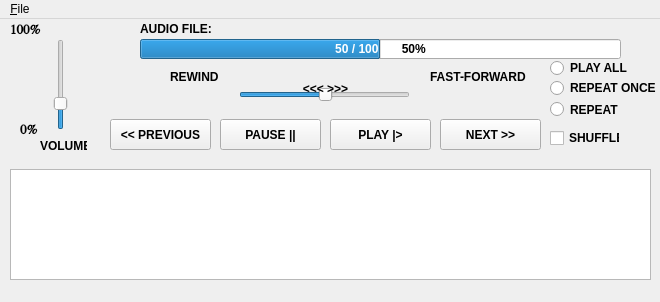
<?xml version="1.0" encoding="UTF-8"?>
<ui version="4.0">
 <class>MainWindow</class>
 <widget class="QMainWindow" name="MainWindow">
  <property name="geometry">
   <rect>
    <x>0</x>
    <y>0</y>
    <width>660</width>
    <height>302</height>
   </rect>
  </property>
  <property name="minimumSize">
   <size>
    <width>660</width>
    <height>302</height>
   </size>
  </property>
  <property name="maximumSize">
   <size>
    <width>660</width>
    <height>302</height>
   </size>
  </property>
  <property name="windowTitle">
   <string>MainWindow</string>
  </property>
  <property name="layoutDirection">
   <enum>Qt::LeftToRight</enum>
  </property>
  <widget class="QWidget" name="centralwidget">
   <widget class="QPushButton" name="PlayButton">
    <property name="geometry">
     <rect>
      <x>330</x>
      <y>100</y>
      <width>101</width>
      <height>31</height>
     </rect>
    </property>
    <property name="minimumSize">
     <size>
      <width>101</width>
      <height>31</height>
     </size>
    </property>
    <property name="maximumSize">
     <size>
      <width>101</width>
      <height>31</height>
     </size>
    </property>
    <property name="font">
     <font>
      <weight>75</weight>
      <bold>true</bold>
     </font>
    </property>
    <property name="text">
     <string>PLAY |&gt;</string>
    </property>
   </widget>
   <widget class="QPushButton" name="PauseButton">
    <property name="geometry">
     <rect>
      <x>220</x>
      <y>100</y>
      <width>101</width>
      <height>31</height>
     </rect>
    </property>
    <property name="minimumSize">
     <size>
      <width>101</width>
      <height>31</height>
     </size>
    </property>
    <property name="maximumSize">
     <size>
      <width>101</width>
      <height>31</height>
     </size>
    </property>
    <property name="font">
     <font>
      <weight>75</weight>
      <bold>true</bold>
     </font>
    </property>
    <property name="text">
     <string>PAUSE ||</string>
    </property>
   </widget>
   <widget class="QProgressBar" name="ProgressBar">
    <property name="geometry">
     <rect>
      <x>140</x>
      <y>20</y>
      <width>481</width>
      <height>20</height>
     </rect>
    </property>
    <property name="font">
     <font>
      <weight>75</weight>
      <bold>true</bold>
     </font>
    </property>
    <property name="layoutDirection">
     <enum>Qt::LeftToRight</enum>
    </property>
    <property name="autoFillBackground">
     <bool>false</bool>
    </property>
    <property name="value">
     <number>50</number>
    </property>
    <property name="alignment">
     <set>Qt::AlignBottom|Qt::AlignRight|Qt::AlignTrailing</set>
    </property>
    <property name="textVisible">
     <bool>true</bool>
    </property>
    <property name="orientation">
     <enum>Qt::Horizontal</enum>
    </property>
    <property name="invertedAppearance">
     <bool>false</bool>
    </property>
    <property name="textDirection">
     <enum>QProgressBar::TopToBottom</enum>
    </property>
    <property name="format">
     <string>%v / %m       %p%</string>
    </property>
   </widget>
   <widget class="QSlider" name="ShuttleSlider">
    <property name="geometry">
     <rect>
      <x>239</x>
      <y>60</y>
      <width>171</width>
      <height>31</height>
     </rect>
    </property>
    <property name="minimumSize">
     <size>
      <width>171</width>
      <height>31</height>
     </size>
    </property>
    <property name="maximumSize">
     <size>
      <width>171</width>
      <height>31</height>
     </size>
    </property>
    <property name="sliderPosition">
     <number>50</number>
    </property>
    <property name="orientation">
     <enum>Qt::Horizontal</enum>
    </property>
   </widget>
   <widget class="QSlider" name="VolumeSlider">
    <property name="geometry">
     <rect>
      <x>40</x>
      <y>20</y>
      <width>41</width>
      <height>91</height>
     </rect>
    </property>
    <property name="minimumSize">
     <size>
      <width>41</width>
      <height>91</height>
     </size>
    </property>
    <property name="maximumSize">
     <size>
      <width>41</width>
      <height>91</height>
     </size>
    </property>
    <property name="value">
     <number>25</number>
    </property>
    <property name="orientation">
     <enum>Qt::Vertical</enum>
    </property>
   </widget>
   <widget class="QRadioButton" name="RepeatOnceRadioButton">
    <property name="enabled">
     <bool>true</bool>
    </property>
    <property name="geometry">
     <rect>
      <x>550</x>
      <y>60</y>
      <width>111</width>
      <height>18</height>
     </rect>
    </property>
    <property name="minimumSize">
     <size>
      <width>111</width>
      <height>18</height>
     </size>
    </property>
    <property name="maximumSize">
     <size>
      <width>111</width>
      <height>18</height>
     </size>
    </property>
    <property name="font">
     <font>
      <weight>75</weight>
      <bold>true</bold>
     </font>
    </property>
    <property name="text">
     <string>REPEAT ONCE</string>
    </property>
   </widget>
   <widget class="QLabel" name="shuttleArrowsLabel">
    <property name="geometry">
     <rect>
      <x>190</x>
      <y>60</y>
      <width>271</width>
      <height>20</height>
     </rect>
    </property>
    <property name="minimumSize">
     <size>
      <width>271</width>
      <height>20</height>
     </size>
    </property>
    <property name="maximumSize">
     <size>
      <width>271</width>
      <height>20</height>
     </size>
    </property>
    <property name="font">
     <font>
      <weight>75</weight>
      <bold>true</bold>
     </font>
    </property>
    <property name="layoutDirection">
     <enum>Qt::LeftToRight</enum>
    </property>
    <property name="text">
     <string>&lt;&lt;&lt;                                                          &gt;&gt;&gt;</string>
    </property>
    <property name="alignment">
     <set>Qt::AlignCenter</set>
    </property>
   </widget>
   <widget class="QCheckBox" name="ShuffleCheckbox">
    <property name="geometry">
     <rect>
      <x>550</x>
      <y>110</y>
      <width>70</width>
      <height>18</height>
     </rect>
    </property>
    <property name="minimumSize">
     <size>
      <width>70</width>
      <height>18</height>
     </size>
    </property>
    <property name="maximumSize">
     <size>
      <width>70</width>
      <height>18</height>
     </size>
    </property>
    <property name="font">
     <font>
      <weight>75</weight>
      <bold>true</bold>
     </font>
    </property>
    <property name="text">
     <string>SHUFFLE</string>
    </property>
   </widget>
   <widget class="QRadioButton" name="RepeatRadioButton">
    <property name="geometry">
     <rect>
      <x>550</x>
      <y>80</y>
      <width>71</width>
      <height>21</height>
     </rect>
    </property>
    <property name="minimumSize">
     <size>
      <width>71</width>
      <height>21</height>
     </size>
    </property>
    <property name="maximumSize">
     <size>
      <width>71</width>
      <height>21</height>
     </size>
    </property>
    <property name="font">
     <font>
      <weight>75</weight>
      <bold>true</bold>
     </font>
    </property>
    <property name="text">
     <string>REPEAT</string>
    </property>
   </widget>
   <widget class="QPushButton" name="PreviousButton">
    <property name="geometry">
     <rect>
      <x>110</x>
      <y>100</y>
      <width>101</width>
      <height>31</height>
     </rect>
    </property>
    <property name="minimumSize">
     <size>
      <width>101</width>
      <height>31</height>
     </size>
    </property>
    <property name="maximumSize">
     <size>
      <width>101</width>
      <height>31</height>
     </size>
    </property>
    <property name="font">
     <font>
      <weight>75</weight>
      <bold>true</bold>
     </font>
    </property>
    <property name="text">
     <string>&lt;&lt; PREVIOUS</string>
    </property>
   </widget>
   <widget class="QPushButton" name="NextButton">
    <property name="geometry">
     <rect>
      <x>440</x>
      <y>100</y>
      <width>101</width>
      <height>31</height>
     </rect>
    </property>
    <property name="minimumSize">
     <size>
      <width>101</width>
      <height>31</height>
     </size>
    </property>
    <property name="maximumSize">
     <size>
      <width>101</width>
      <height>31</height>
     </size>
    </property>
    <property name="font">
     <font>
      <weight>75</weight>
      <bold>true</bold>
     </font>
    </property>
    <property name="text">
     <string>NEXT &gt;&gt;</string>
    </property>
   </widget>
   <widget class="QLabel" name="fastForwardLabel">
    <property name="geometry">
     <rect>
      <x>430</x>
      <y>50</y>
      <width>101</width>
      <height>16</height>
     </rect>
    </property>
    <property name="minimumSize">
     <size>
      <width>101</width>
      <height>16</height>
     </size>
    </property>
    <property name="maximumSize">
     <size>
      <width>101</width>
      <height>16</height>
     </size>
    </property>
    <property name="font">
     <font>
      <weight>75</weight>
      <bold>true</bold>
     </font>
    </property>
    <property name="text">
     <string>FAST-FORWARD</string>
    </property>
   </widget>
   <widget class="QLabel" name="volumeLabel">
    <property name="geometry">
     <rect>
      <x>40</x>
      <y>120</y>
      <width>47</width>
      <height>14</height>
     </rect>
    </property>
    <property name="minimumSize">
     <size>
      <width>47</width>
      <height>14</height>
     </size>
    </property>
    <property name="maximumSize">
     <size>
      <width>47</width>
      <height>14</height>
     </size>
    </property>
    <property name="font">
     <font>
      <weight>75</weight>
      <bold>true</bold>
     </font>
    </property>
    <property name="text">
     <string>VOLUME</string>
    </property>
   </widget>
   <widget class="QLabel" name="volumePlusLabel">
    <property name="geometry">
     <rect>
      <x>10</x>
      <y>0</y>
      <width>41</width>
      <height>21</height>
     </rect>
    </property>
    <property name="minimumSize">
     <size>
      <width>41</width>
      <height>21</height>
     </size>
    </property>
    <property name="maximumSize">
     <size>
      <width>41</width>
      <height>21</height>
     </size>
    </property>
    <property name="font">
     <font>
      <family>Symbol</family>
      <pointsize>10</pointsize>
      <weight>75</weight>
      <bold>true</bold>
     </font>
    </property>
    <property name="text">
     <string>100%</string>
    </property>
   </widget>
   <widget class="QLabel" name="volumeMinusLabel">
    <property name="geometry">
     <rect>
      <x>20</x>
      <y>100</y>
      <width>21</width>
      <height>21</height>
     </rect>
    </property>
    <property name="font">
     <font>
      <family>Symbol</family>
      <pointsize>10</pointsize>
      <weight>75</weight>
      <bold>true</bold>
     </font>
    </property>
    <property name="text">
     <string>0%</string>
    </property>
   </widget>
   <widget class="QLabel" name="rewindLabel">
    <property name="geometry">
     <rect>
      <x>170</x>
      <y>50</y>
      <width>51</width>
      <height>16</height>
     </rect>
    </property>
    <property name="minimumSize">
     <size>
      <width>51</width>
      <height>16</height>
     </size>
    </property>
    <property name="maximumSize">
     <size>
      <width>51</width>
      <height>16</height>
     </size>
    </property>
    <property name="font">
     <font>
      <weight>75</weight>
      <bold>true</bold>
     </font>
    </property>
    <property name="text">
     <string>REWIND</string>
    </property>
   </widget>
   <widget class="QLabel" name="audioFilenameLabel">
    <property name="geometry">
     <rect>
      <x>140</x>
      <y>0</y>
      <width>71</width>
      <height>20</height>
     </rect>
    </property>
    <property name="font">
     <font>
      <weight>75</weight>
      <bold>true</bold>
     </font>
    </property>
    <property name="text">
     <string>AUDIO FILE:</string>
    </property>
   </widget>
   <widget class="QLabel" name="audioFileLabel">
    <property name="geometry">
     <rect>
      <x>210</x>
      <y>0</y>
      <width>451</width>
      <height>20</height>
     </rect>
    </property>
    <property name="text">
     <string/>
    </property>
   </widget>
   <widget class="QRadioButton" name="PlayAllRadioButton">
    <property name="geometry">
     <rect>
      <x>550</x>
      <y>40</y>
      <width>83</width>
      <height>18</height>
     </rect>
    </property>
    <property name="font">
     <font>
      <weight>75</weight>
      <bold>true</bold>
     </font>
    </property>
    <property name="text">
     <string>PLAY ALL</string>
    </property>
   </widget>
   <widget class="QListWidget" name="PlayListWidget">
    <property name="geometry">
     <rect>
      <x>10</x>
      <y>150</y>
      <width>641</width>
      <height>111</height>
     </rect>
    </property>
    <property name="minimumSize">
     <size>
      <width>641</width>
      <height>111</height>
     </size>
    </property>
    <property name="maximumSize">
     <size>
      <width>641</width>
      <height>111</height>
     </size>
    </property>
   </widget>
  </widget>
  <widget class="QMenuBar" name="menubar">
   <property name="geometry">
    <rect>
     <x>0</x>
     <y>0</y>
     <width>660</width>
     <height>22</height>
    </rect>
   </property>
   <widget class="QMenu" name="menuFile">
    <property name="title">
     <string>&amp;File</string>
    </property>
    <addaction name="action_add_media"/>
    <addaction name="action_quit"/>
   </widget>
   <addaction name="menuFile"/>
  </widget>
  <action name="action_add_media">
   <property name="text">
    <string>&amp;Add Media</string>
   </property>
  </action>
  <action name="action_quit">
   <property name="text">
    <string>&amp;Quit</string>
   </property>
  </action>
 </widget>
 <resources/>
 <connections/>
</ui>
